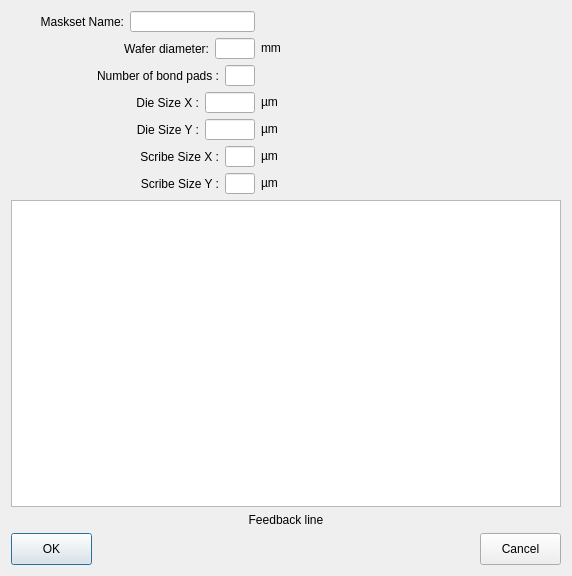
<?xml version="1.0" encoding="UTF-8"?>
<ui version="4.0">
 <class>NewMasksetWizard</class>
 <widget class="QDialog" name="NewMasksetWizard">
  <property name="geometry">
   <rect>
    <x>0</x>
    <y>0</y>
    <width>572</width>
    <height>576</height>
   </rect>
  </property>
  <property name="windowTitle">
   <string>Dialog</string>
  </property>
  <layout class="QVBoxLayout" name="verticalLayout_3">
   <item>
    <layout class="QVBoxLayout" name="verticalLayout_2">
     <item>
      <layout class="QHBoxLayout" name="horizontalLayout_9">
       <item>
        <layout class="QVBoxLayout" name="verticalLayout">
         <item>
          <layout class="QHBoxLayout" name="horizontalLayout">
           <item>
            <widget class="QLabel" name="NewMasksetLabel">
             <property name="minimumSize">
              <size>
               <width>0</width>
               <height>0</height>
              </size>
             </property>
             <property name="maximumSize">
              <size>
               <width>16777215</width>
               <height>16777215</height>
              </size>
             </property>
             <property name="text">
              <string>Maskset Name:</string>
             </property>
             <property name="alignment">
              <set>Qt::AlignRight|Qt::AlignTrailing|Qt::AlignVCenter</set>
             </property>
            </widget>
           </item>
           <item>
            <widget class="QLineEdit" name="MasksetName">
             <property name="sizePolicy">
              <sizepolicy hsizetype="Preferred" vsizetype="Maximum">
               <horstretch>0</horstretch>
               <verstretch>0</verstretch>
              </sizepolicy>
             </property>
             <property name="minimumSize">
              <size>
               <width>125</width>
               <height>21</height>
              </size>
             </property>
             <property name="maximumSize">
              <size>
               <width>125</width>
               <height>21</height>
              </size>
             </property>
             <property name="text">
              <string/>
             </property>
            </widget>
           </item>
           <item>
            <widget class="QLabel" name="label_12">
             <property name="sizePolicy">
              <sizepolicy hsizetype="Preferred" vsizetype="Preferred">
               <horstretch>0</horstretch>
               <verstretch>0</verstretch>
              </sizepolicy>
             </property>
             <property name="minimumSize">
              <size>
               <width>25</width>
               <height>16</height>
              </size>
             </property>
             <property name="maximumSize">
              <size>
               <width>25</width>
               <height>16</height>
              </size>
             </property>
             <property name="text">
              <string/>
             </property>
            </widget>
           </item>
          </layout>
         </item>
         <item>
          <layout class="QHBoxLayout" name="horizontalLayout_8">
           <item>
            <widget class="QLabel" name="label_6">
             <property name="sizePolicy">
              <sizepolicy hsizetype="Preferred" vsizetype="Preferred">
               <horstretch>0</horstretch>
               <verstretch>0</verstretch>
              </sizepolicy>
             </property>
             <property name="text">
              <string>Wafer diameter:</string>
             </property>
             <property name="alignment">
              <set>Qt::AlignRight|Qt::AlignTrailing|Qt::AlignVCenter</set>
             </property>
            </widget>
           </item>
           <item>
            <widget class="QLineEdit" name="WaferDiameter">
             <property name="sizePolicy">
              <sizepolicy hsizetype="Fixed" vsizetype="Fixed">
               <horstretch>0</horstretch>
               <verstretch>0</verstretch>
              </sizepolicy>
             </property>
             <property name="minimumSize">
              <size>
               <width>40</width>
               <height>21</height>
              </size>
             </property>
             <property name="maximumSize">
              <size>
               <width>40</width>
               <height>21</height>
              </size>
             </property>
             <property name="text">
              <string/>
             </property>
             <property name="alignment">
              <set>Qt::AlignRight|Qt::AlignTrailing|Qt::AlignVCenter</set>
             </property>
            </widget>
           </item>
           <item>
            <widget class="QLabel" name="label_13">
             <property name="minimumSize">
              <size>
               <width>25</width>
               <height>16</height>
              </size>
             </property>
             <property name="maximumSize">
              <size>
               <width>25</width>
               <height>16</height>
              </size>
             </property>
             <property name="text">
              <string>mm</string>
             </property>
            </widget>
           </item>
          </layout>
         </item>
         <item>
          <layout class="QHBoxLayout" name="horizontalLayout_3">
           <item>
            <widget class="QLabel" name="label">
             <property name="sizePolicy">
              <sizepolicy hsizetype="Preferred" vsizetype="Preferred">
               <horstretch>0</horstretch>
               <verstretch>0</verstretch>
              </sizepolicy>
             </property>
             <property name="text">
              <string>Number of bond pads :</string>
             </property>
             <property name="alignment">
              <set>Qt::AlignRight|Qt::AlignTrailing|Qt::AlignVCenter</set>
             </property>
            </widget>
           </item>
           <item>
            <widget class="QLineEdit" name="Bondpads">
             <property name="sizePolicy">
              <sizepolicy hsizetype="Fixed" vsizetype="Fixed">
               <horstretch>0</horstretch>
               <verstretch>0</verstretch>
              </sizepolicy>
             </property>
             <property name="minimumSize">
              <size>
               <width>30</width>
               <height>21</height>
              </size>
             </property>
             <property name="maximumSize">
              <size>
               <width>30</width>
               <height>21</height>
              </size>
             </property>
             <property name="text">
              <string/>
             </property>
             <property name="alignment">
              <set>Qt::AlignRight|Qt::AlignTrailing|Qt::AlignVCenter</set>
             </property>
            </widget>
           </item>
           <item>
            <widget class="QLabel" name="label_11">
             <property name="sizePolicy">
              <sizepolicy hsizetype="Fixed" vsizetype="Preferred">
               <horstretch>0</horstretch>
               <verstretch>0</verstretch>
              </sizepolicy>
             </property>
             <property name="minimumSize">
              <size>
               <width>25</width>
               <height>16</height>
              </size>
             </property>
             <property name="maximumSize">
              <size>
               <width>25</width>
               <height>16</height>
              </size>
             </property>
             <property name="text">
              <string/>
             </property>
            </widget>
           </item>
          </layout>
         </item>
         <item>
          <layout class="QHBoxLayout" name="horizontalLayout_4">
           <item>
            <widget class="QLabel" name="label_2">
             <property name="text">
              <string>Die Size X :</string>
             </property>
             <property name="alignment">
              <set>Qt::AlignRight|Qt::AlignTrailing|Qt::AlignVCenter</set>
             </property>
            </widget>
           </item>
           <item>
            <widget class="QLineEdit" name="DieSizeX">
             <property name="minimumSize">
              <size>
               <width>50</width>
               <height>21</height>
              </size>
             </property>
             <property name="maximumSize">
              <size>
               <width>50</width>
               <height>21</height>
              </size>
             </property>
             <property name="text">
              <string/>
             </property>
             <property name="alignment">
              <set>Qt::AlignRight|Qt::AlignTrailing|Qt::AlignVCenter</set>
             </property>
            </widget>
           </item>
           <item>
            <widget class="QLabel" name="label_7">
             <property name="minimumSize">
              <size>
               <width>25</width>
               <height>16</height>
              </size>
             </property>
             <property name="maximumSize">
              <size>
               <width>25</width>
               <height>16</height>
              </size>
             </property>
             <property name="text">
              <string>µm</string>
             </property>
            </widget>
           </item>
          </layout>
         </item>
         <item>
          <layout class="QHBoxLayout" name="horizontalLayout_5">
           <item>
            <widget class="QLabel" name="label_3">
             <property name="text">
              <string>Die Size Y :</string>
             </property>
             <property name="alignment">
              <set>Qt::AlignRight|Qt::AlignTrailing|Qt::AlignVCenter</set>
             </property>
            </widget>
           </item>
           <item>
            <widget class="QLineEdit" name="DieSizeY">
             <property name="minimumSize">
              <size>
               <width>50</width>
               <height>21</height>
              </size>
             </property>
             <property name="maximumSize">
              <size>
               <width>50</width>
               <height>21</height>
              </size>
             </property>
             <property name="text">
              <string/>
             </property>
             <property name="alignment">
              <set>Qt::AlignRight|Qt::AlignTrailing|Qt::AlignVCenter</set>
             </property>
            </widget>
           </item>
           <item>
            <widget class="QLabel" name="label_8">
             <property name="minimumSize">
              <size>
               <width>25</width>
               <height>16</height>
              </size>
             </property>
             <property name="maximumSize">
              <size>
               <width>25</width>
               <height>16</height>
              </size>
             </property>
             <property name="text">
              <string>µm</string>
             </property>
            </widget>
           </item>
          </layout>
         </item>
         <item>
          <layout class="QHBoxLayout" name="horizontalLayout_6">
           <item>
            <widget class="QLabel" name="label_4">
             <property name="text">
              <string>Scribe Size X :</string>
             </property>
             <property name="alignment">
              <set>Qt::AlignRight|Qt::AlignTrailing|Qt::AlignVCenter</set>
             </property>
            </widget>
           </item>
           <item>
            <widget class="QLineEdit" name="ScribeX">
             <property name="minimumSize">
              <size>
               <width>30</width>
               <height>21</height>
              </size>
             </property>
             <property name="maximumSize">
              <size>
               <width>30</width>
               <height>21</height>
              </size>
             </property>
             <property name="text">
              <string/>
             </property>
             <property name="alignment">
              <set>Qt::AlignRight|Qt::AlignTrailing|Qt::AlignVCenter</set>
             </property>
            </widget>
           </item>
           <item>
            <widget class="QLabel" name="label_9">
             <property name="minimumSize">
              <size>
               <width>25</width>
               <height>16</height>
              </size>
             </property>
             <property name="maximumSize">
              <size>
               <width>25</width>
               <height>16</height>
              </size>
             </property>
             <property name="text">
              <string>µm</string>
             </property>
            </widget>
           </item>
          </layout>
         </item>
         <item>
          <layout class="QHBoxLayout" name="horizontalLayout_7">
           <item>
            <widget class="QLabel" name="label_5">
             <property name="text">
              <string>Scribe Size Y :</string>
             </property>
             <property name="alignment">
              <set>Qt::AlignRight|Qt::AlignTrailing|Qt::AlignVCenter</set>
             </property>
            </widget>
           </item>
           <item>
            <widget class="QLineEdit" name="ScribeY">
             <property name="minimumSize">
              <size>
               <width>30</width>
               <height>21</height>
              </size>
             </property>
             <property name="maximumSize">
              <size>
               <width>30</width>
               <height>21</height>
              </size>
             </property>
             <property name="text">
              <string/>
             </property>
             <property name="alignment">
              <set>Qt::AlignRight|Qt::AlignTrailing|Qt::AlignVCenter</set>
             </property>
            </widget>
           </item>
           <item>
            <widget class="QLabel" name="label_10">
             <property name="minimumSize">
              <size>
               <width>25</width>
               <height>16</height>
              </size>
             </property>
             <property name="maximumSize">
              <size>
               <width>25</width>
               <height>16</height>
              </size>
             </property>
             <property name="text">
              <string>µm</string>
             </property>
            </widget>
           </item>
          </layout>
         </item>
        </layout>
       </item>
       <item>
        <spacer name="horizontalSpacer_2">
         <property name="orientation">
          <enum>Qt::Horizontal</enum>
         </property>
         <property name="sizeHint" stdset="0">
          <size>
           <width>40</width>
           <height>20</height>
          </size>
         </property>
        </spacer>
       </item>
      </layout>
     </item>
     <item>
      <widget class="QTableView" name="NewMasksetTableView"/>
     </item>
     <item>
      <widget class="QLabel" name="Feedback">
       <property name="text">
        <string>Feedback line</string>
       </property>
       <property name="alignment">
        <set>Qt::AlignCenter</set>
       </property>
      </widget>
     </item>
     <item>
      <layout class="QHBoxLayout" name="horizontalLayout_2">
       <item>
        <widget class="QPushButton" name="OKButton">
         <property name="minimumSize">
          <size>
           <width>81</width>
           <height>32</height>
          </size>
         </property>
         <property name="maximumSize">
          <size>
           <width>81</width>
           <height>32</height>
          </size>
         </property>
         <property name="text">
          <string>OK</string>
         </property>
        </widget>
       </item>
       <item>
        <spacer name="horizontalSpacer">
         <property name="orientation">
          <enum>Qt::Horizontal</enum>
         </property>
         <property name="sizeHint" stdset="0">
          <size>
           <width>40</width>
           <height>20</height>
          </size>
         </property>
        </spacer>
       </item>
       <item>
        <widget class="QPushButton" name="CancelButton">
         <property name="minimumSize">
          <size>
           <width>81</width>
           <height>32</height>
          </size>
         </property>
         <property name="maximumSize">
          <size>
           <width>81</width>
           <height>32</height>
          </size>
         </property>
         <property name="text">
          <string>Cancel</string>
         </property>
        </widget>
       </item>
      </layout>
     </item>
    </layout>
   </item>
  </layout>
 </widget>
 <tabstops>
  <tabstop>MasksetName</tabstop>
  <tabstop>Bondpads</tabstop>
  <tabstop>DieSizeX</tabstop>
  <tabstop>DieSizeY</tabstop>
  <tabstop>ScribeX</tabstop>
  <tabstop>ScribeY</tabstop>
  <tabstop>NewMasksetTableView</tabstop>
  <tabstop>CancelButton</tabstop>
  <tabstop>OKButton</tabstop>
 </tabstops>
 <resources/>
 <connections/>
</ui>
